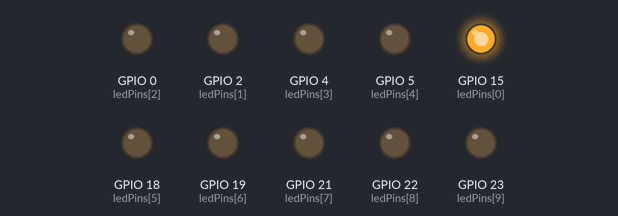
A sketch run on a simulated ESP32. Parts: output pins drawn as LEDs (lit = HIGH).

Above: at 0.05 s.
At 0.75 s:
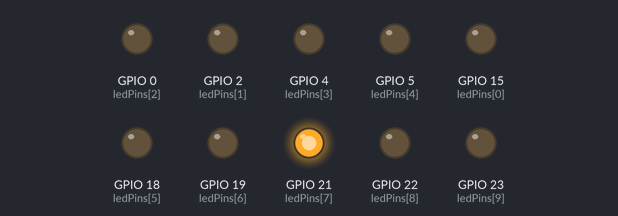
At 1.55 s:
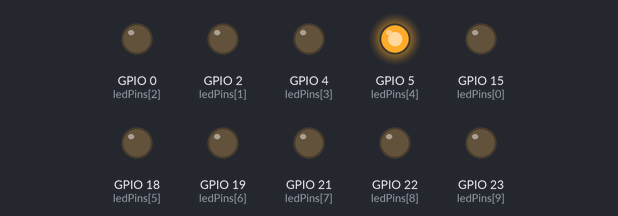
At 2.25 s:
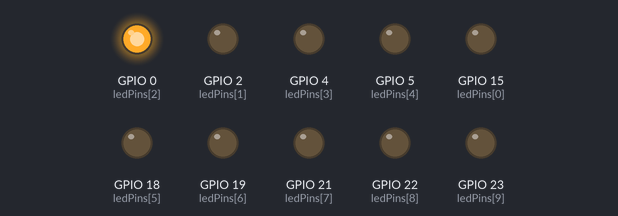
At 3.0 s:
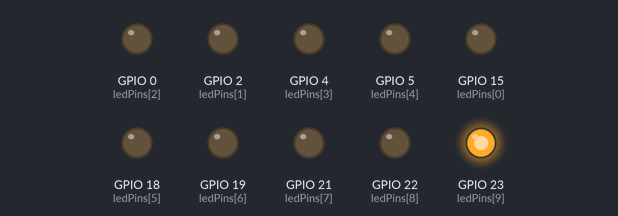
At 4.55 s:
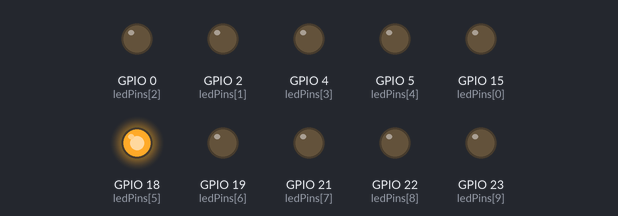
Timing chart, 0 to 4.8 s (numbered marks = the images above):
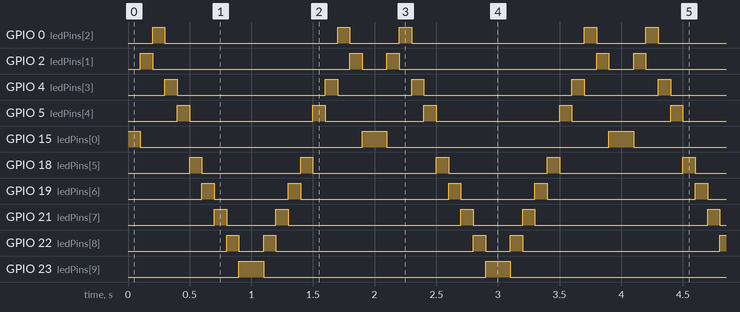

Measured:
- by itself, GPIO 0 (ledPins[2]): repeats every 2.0 s: LOW 1.4 s, HIGH 0.10 s, LOW 0.40 s, HIGH 0.10 s
- by itself, GPIO 2 (ledPins[1]): repeats every 2.0 s: LOW 1.6 s, HIGH 0.10 s, LOW 0.20 s, HIGH 0.10 s
- by itself, GPIO 4 (ledPins[3]): repeats every 2.0 s: LOW 1.2 s, HIGH 0.10 s, LOW 0.60 s, HIGH 0.10 s
- by itself, GPIO 5 (ledPins[4]): repeats every 2.0 s: LOW 1.0 s, HIGH 0.10 s, LOW 0.80 s, HIGH 0.10 s
- by itself, GPIO 15 (ledPins[0]): repeats every 2.0 s: LOW 1.8 s, HIGH 0.20 s
- by itself, GPIO 18 (ledPins[5]): repeats every 2.0 s: LOW 0.80 s, HIGH 0.10 s, LOW 1.0 s, HIGH 0.10 s
- by itself, GPIO 19 (ledPins[6]): repeats every 2.0 s: LOW 0.60 s, HIGH 0.10 s, LOW 1.2 s, HIGH 0.10 s
- by itself, GPIO 21 (ledPins[7]): repeats every 2.0 s: LOW 0.40 s, HIGH 0.10 s, LOW 1.4 s, HIGH 0.10 s

The sketch:

Sketch_03.1_FlowingLight.ino
```cpp
/**********************************************************************
  Filename    : FlowingLight
  Description : Using ledbar to demonstrate flowing lamp.
  Auther      : www.freenove.com
  Modification: 2024/06/18
**********************************************************************/
byte ledPins[] = {15, 2, 0, 4, 5, 18, 19, 21, 22, 23};
int ledCounts;

void setup() {
  ledCounts = sizeof(ledPins);
  for (int i = 0; i < ledCounts; i++) {
    pinMode(ledPins[i], OUTPUT);
  }
}

void loop() {
  for (int i = 0; i < ledCounts; i++) {
    digitalWrite(ledPins[i], HIGH);
    delay(100);
    digitalWrite(ledPins[i], LOW);
  }
  for (int i = ledCounts - 1; i > -1; i--) {
    digitalWrite(ledPins[i], HIGH);
    delay(100);
    digitalWrite(ledPins[i], LOW);
  }
}
```
